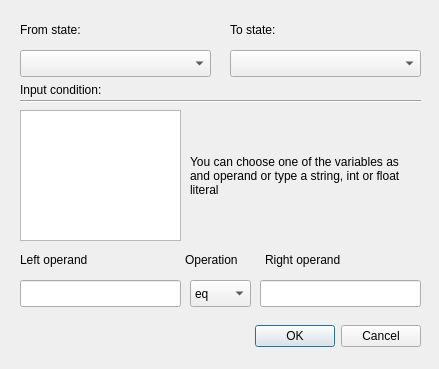
<?xml version="1.0" encoding="UTF-8"?>
<ui version="4.0">
 <class>DialogAddBooleanTransition</class>
 <widget class="QDialog" name="DialogAddBooleanTransition">
  <property name="geometry">
   <rect>
    <x>0</x>
    <y>0</y>
    <width>439</width>
    <height>369</height>
   </rect>
  </property>
  <property name="windowTitle">
   <string>Dialog</string>
  </property>
  <widget class="QDialogButtonBox" name="buttonBox">
   <property name="geometry">
    <rect>
     <x>80</x>
     <y>320</y>
     <width>341</width>
     <height>32</height>
    </rect>
   </property>
   <property name="orientation">
    <enum>Qt::Horizontal</enum>
   </property>
   <property name="standardButtons">
    <set>QDialogButtonBox::Cancel|QDialogButtonBox::Ok</set>
   </property>
  </widget>
  <widget class="QComboBox" name="comboBox_from">
   <property name="geometry">
    <rect>
     <x>20</x>
     <y>50</y>
     <width>191</width>
     <height>27</height>
    </rect>
   </property>
  </widget>
  <widget class="QLabel" name="label">
   <property name="geometry">
    <rect>
     <x>20</x>
     <y>20</y>
     <width>190</width>
     <height>20</height>
    </rect>
   </property>
   <property name="text">
    <string>From state:</string>
   </property>
  </widget>
  <widget class="QLabel" name="label_4">
   <property name="geometry">
    <rect>
     <x>20</x>
     <y>250</y>
     <width>191</width>
     <height>19</height>
    </rect>
   </property>
   <property name="text">
    <string>Left operand</string>
   </property>
  </widget>
  <widget class="QLineEdit" name="lineEdit_add_left_op">
   <property name="geometry">
    <rect>
     <x>20</x>
     <y>280</y>
     <width>161</width>
     <height>27</height>
    </rect>
   </property>
  </widget>
  <widget class="QLabel" name="label_3">
   <property name="geometry">
    <rect>
     <x>20</x>
     <y>80</y>
     <width>191</width>
     <height>19</height>
    </rect>
   </property>
   <property name="text">
    <string>Input condition:</string>
   </property>
  </widget>
  <widget class="Line" name="line">
   <property name="geometry">
    <rect>
     <x>20</x>
     <y>93</y>
     <width>401</width>
     <height>16</height>
    </rect>
   </property>
   <property name="orientation">
    <enum>Qt::Horizontal</enum>
   </property>
  </widget>
  <widget class="QLabel" name="label_2">
   <property name="geometry">
    <rect>
     <x>230</x>
     <y>20</y>
     <width>190</width>
     <height>20</height>
    </rect>
   </property>
   <property name="text">
    <string>To state:</string>
   </property>
  </widget>
  <widget class="QLabel" name="label_5">
   <property name="geometry">
    <rect>
     <x>265</x>
     <y>250</y>
     <width>151</width>
     <height>20</height>
    </rect>
   </property>
   <property name="text">
    <string>Right operand</string>
   </property>
  </widget>
  <widget class="QComboBox" name="comboBox_to">
   <property name="geometry">
    <rect>
     <x>230</x>
     <y>50</y>
     <width>191</width>
     <height>27</height>
    </rect>
   </property>
  </widget>
  <widget class="QComboBox" name="comboBox_add_op">
   <property name="geometry">
    <rect>
     <x>190</x>
     <y>280</y>
     <width>61</width>
     <height>27</height>
    </rect>
   </property>
   <item>
    <property name="text">
     <string>eq</string>
    </property>
   </item>
   <item>
    <property name="text">
     <string>neq</string>
    </property>
   </item>
  </widget>
  <widget class="QLineEdit" name="lineEdit_add_right_op">
   <property name="geometry">
    <rect>
     <x>260</x>
     <y>280</y>
     <width>161</width>
     <height>27</height>
    </rect>
   </property>
  </widget>
  <widget class="QLabel" name="label_6">
   <property name="geometry">
    <rect>
     <x>185</x>
     <y>250</y>
     <width>71</width>
     <height>20</height>
    </rect>
   </property>
   <property name="text">
    <string>Operation</string>
   </property>
  </widget>
  <widget class="QLabel" name="label_7">
   <property name="geometry">
    <rect>
     <x>190</x>
     <y>110</y>
     <width>221</width>
     <height>131</height>
    </rect>
   </property>
   <property name="text">
    <string>You can choose one of the variables as and operand or type a string, int or float literal</string>
   </property>
   <property name="wordWrap">
    <bool>true</bool>
   </property>
  </widget>
  <widget class="QListWidget" name="listWidget_choose_variable">
   <property name="geometry">
    <rect>
     <x>20</x>
     <y>110</y>
     <width>161</width>
     <height>131</height>
    </rect>
   </property>
  </widget>
 </widget>
 <resources/>
 <connections>
  <connection>
   <sender>buttonBox</sender>
   <signal>accepted()</signal>
   <receiver>DialogAddBooleanTransition</receiver>
   <slot>accept()</slot>
   <hints>
    <hint type="sourcelabel">
     <x>248</x>
     <y>254</y>
    </hint>
    <hint type="destinationlabel">
     <x>157</x>
     <y>274</y>
    </hint>
   </hints>
  </connection>
  <connection>
   <sender>buttonBox</sender>
   <signal>rejected()</signal>
   <receiver>DialogAddBooleanTransition</receiver>
   <slot>reject()</slot>
   <hints>
    <hint type="sourcelabel">
     <x>316</x>
     <y>260</y>
    </hint>
    <hint type="destinationlabel">
     <x>286</x>
     <y>274</y>
    </hint>
   </hints>
  </connection>
 </connections>
</ui>
